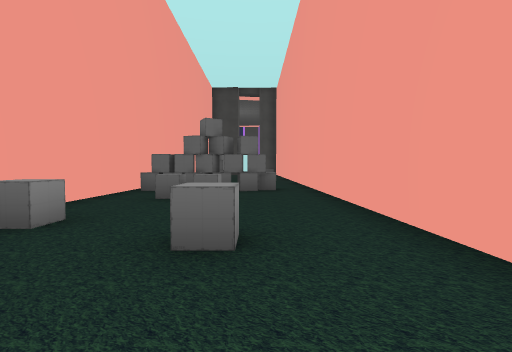
View 1 (above)

19 first-person views from a walk through a 3-D level made in the Unity game engine. The camera is 1.3 m above the floor, tilts 2° down and sees 90° across. Doors are open. The floor is counted in squares, 2 m on a side. Each view is taken from the middle of a square. On the plan, view 1 faces up. The plan holds only what a view shows up to about 9 squares ahead; the rest is blank. The place goes on beyond the plan. The player is left out. Some animated figures are not drawn. Some surface patterns are stand-ins.

View 2
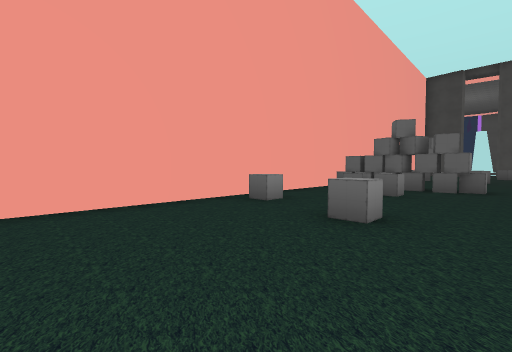

View 3
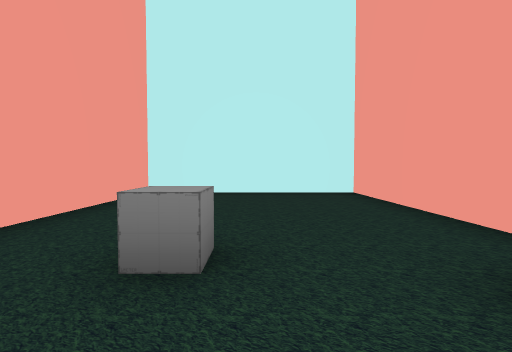

View 4
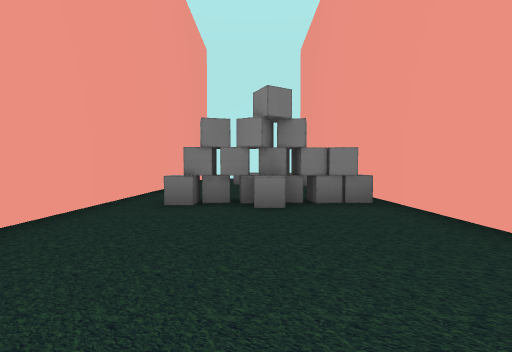

View 5
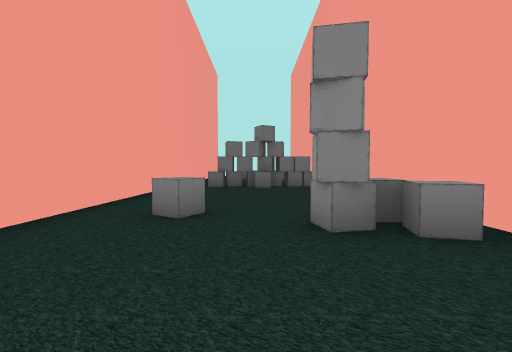

View 6
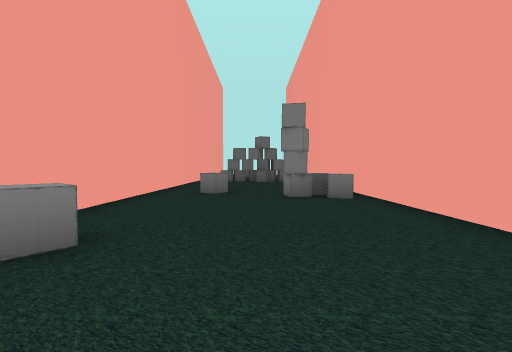

View 7
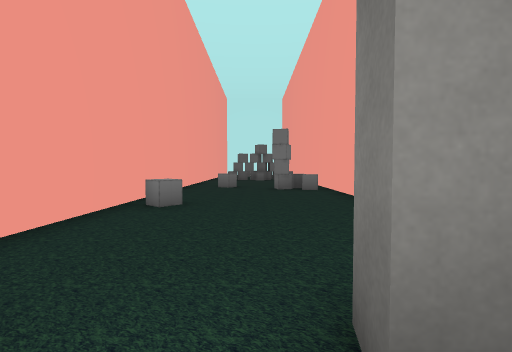

View 8
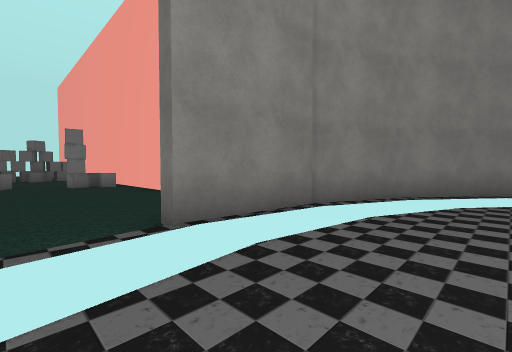

View 9
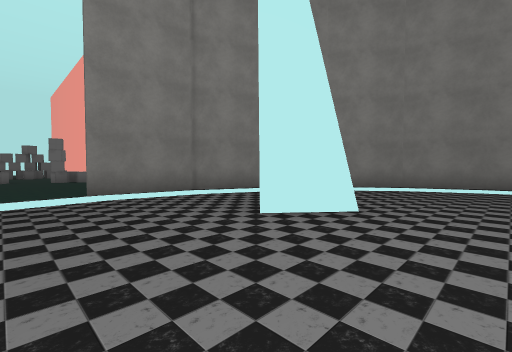

View 10
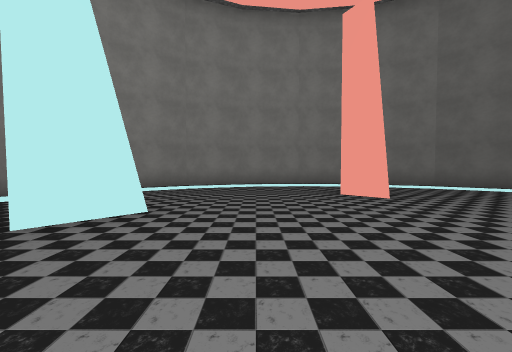

View 11
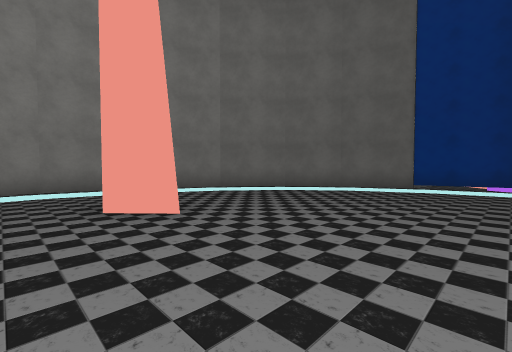

View 12
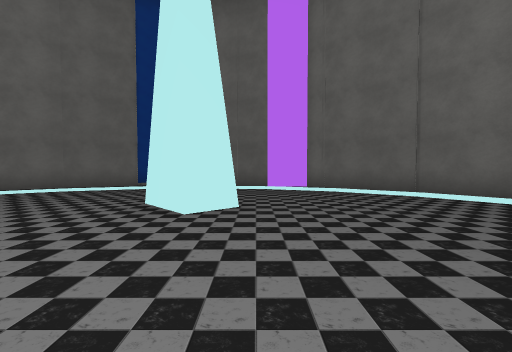

View 13
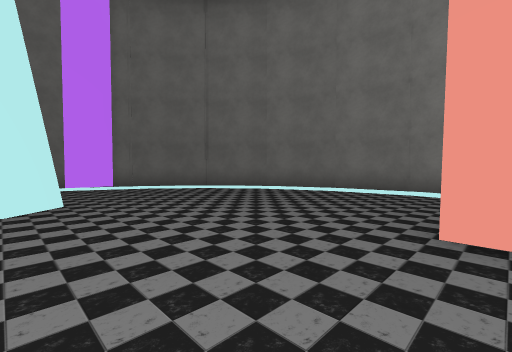

View 14
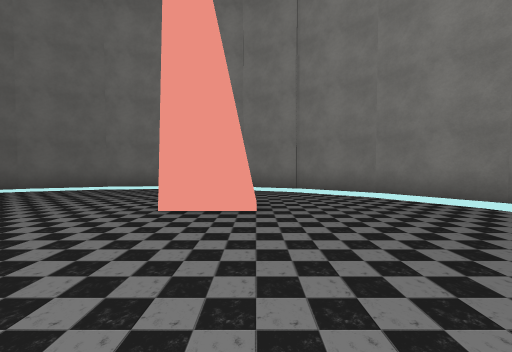

View 15
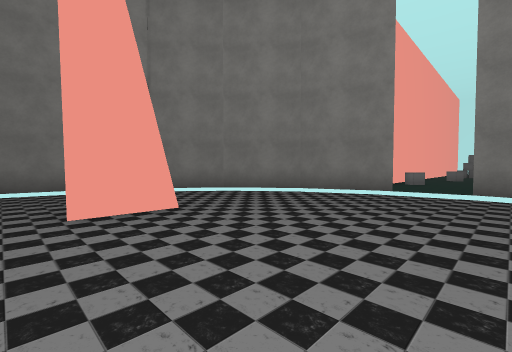

View 16
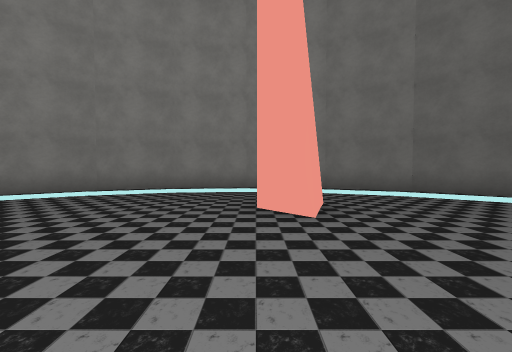

View 17
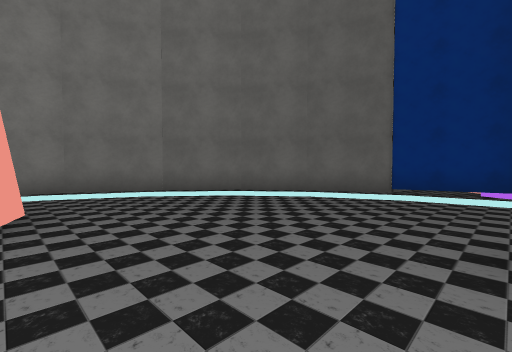

View 18
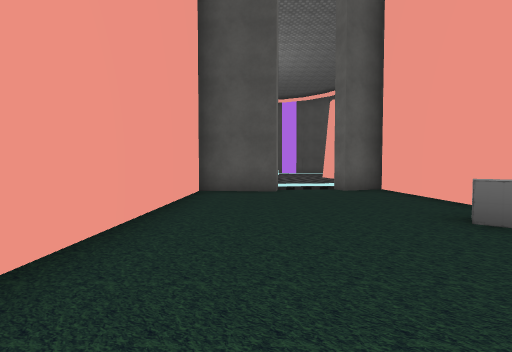

View 19
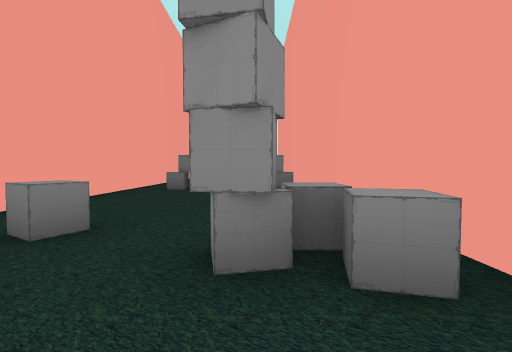

### Floor plan
Points are (right, up) in squares from view 1. A wall is a line through its corners. A room is listed if a view was taken in it or the views show most of it. See-through windows are left out.
Room 1 (views 1, 2, 3)
walls: (-1.7, 7) (-2.5, 6.8); (-2.4, 7) (-3.1, 7); (0.4, 7) (-0.9, 7); (-1, 7.4) (-1.2, 6.9) (-1.9, 7.1); (-3.5, 6.9) (-3.5, -2.5) (1.8, -2.5) (1.8, 7.4); (-0.4, 7.5) (-0.4, 6.9)
low walls: (-0.7, 2) (-0.7, 2.5) (-0.2, 2.5) (-0.2, 2) (-0.7, 2); (-2.4, 3.2) (-2.4, 2.7) (-2.9, 2.7); (-0.8, 5.6) (-0.8, 5.1) (-1.4, 5.1); (-1.6, 5.8) (-1.6, 5.1) (-2, 5.1); (0.1, 7) (-1.1, 6.7); (0.6, 7.2) (0.1, 7.2)
ways out: opening at (1, 7) to room 2
Room 2 (views 4, 5, 6, 18, 19)
walls: (-2.2, 13) (-2.1, 13.5) (-1.6, 13.5) (-1.7, 12.9); (-1.9, 7.6) (-0.7, 7.3); (-2.6, 7.4) (-1.8, 7.5) (-1.7, 6.9) (-1.5, 7.5); (-3.1, 7.5) (0.4, 7.5); (1.8, 7.4) (1.7, 21.5) (0.4, 21) (0.3, 21.5); (-1.4, 21.3) (-1.5, 20.8) (-3.6, 21) (-3.5, 6.9)
low walls: (-1.8, 13.5) (-1.6, 12.9); (-2.1, 13.4) (-1.6, 13.5); (-0.3, 12.3) (0, 12.8) (0.4, 12.5); (-3.1, 13.8) (-2.5, 13.6) (-2.7, 13) (-2.2, 13); (0.8, 16.7) (0.5, 16.9) (0.8, 17.3) (1.2, 17); (-1.5, 8) (-0.9, 8); (-0.7, 7.3) (0, 7.4); (0.1, 7.2) (0.1, 7.7) (0.6, 7.7)
ways out: opening at (1, 7) to room 1; opening at (-0.5, 21) to room 3
Room 3 (views 7, 8, 9, 10, 11, 12, 13, 14, 15, 16, 17)
walls: (-0.3, 33.3) (-1, 32.6) (-2, 33.6); (-3.7, 26.4) (-2.6, 25.4); (-6.6, 31.2) (-5.3, 30.7) (-6.1, 30); (2.8, 27.1) (1.7, 27.1) (1.7, 28.5); (-8.8, 34.3) (-9.9, 32.1) (-10.2, 29.6); (-6, 37.1) (-7.5, 35.9) (-8.9, 34.2); (2.2, 37) (1.7, 37.6) (0.4, 37.6) (-0.7, 37.8); (-4, 38) (-6.1, 37); (-10.3, 29.8) (-10, 27.4); (4.2, 35.6) (2.1, 37.1); (-10.1, 27.6) (-9.3, 25.5) (-7.7, 23.5); (5.5, 33.9) (4.1, 35.7); (-2, 38.5) (-4.1, 37.9); (-7.9, 23.6) (-6, 22.2); (-3.9, 21.5) (-1.4, 21.3); (-6.1, 22.3) (-4, 21.4); (6.8, 29.9) (6.5, 31.9) (5.4, 34); (0.3, 21.5) (2.7, 22.4); (6.6, 27.7) (6.7, 30); (5.8, 25.7) (6.5, 27.2); (4.5, 23.9) (5.9, 25.8); (2.5, 22.3) (4.6, 24)
low walls: (-2, 38.5) (-2.4, 38.8)
ways out: opening at (-0.5, 21) to room 2

Positions as (right, up) in squares from view 1, and headings:
1: (0, 0), facing up
2: (1, -1), facing up-left
3: (-1, 4), facing down
4: (-1, 12), facing down
5: (-1, 16), facing down
6: (-1, 19), facing down
7: (-1, 22), facing down
8: (0, 24), facing down-left
9: (0, 28), facing down-left
10: (0, 28), facing left
11: (-2, 29), facing up-left
12: (0, 29), facing up
13: (-1, 28), facing up-right
14: (-2, 27), facing right
15: (-2, 29), facing down-right
16: (-2, 30), facing left
17: (-2, 31), facing up-left
18: (-2, 14), facing up
19: (-2, 15), facing down
